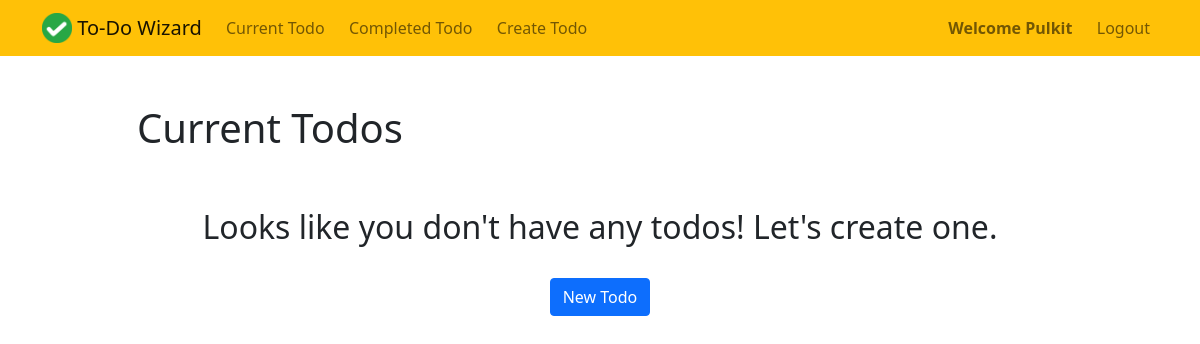
Before: /todo/current (signed in) with the older database file.
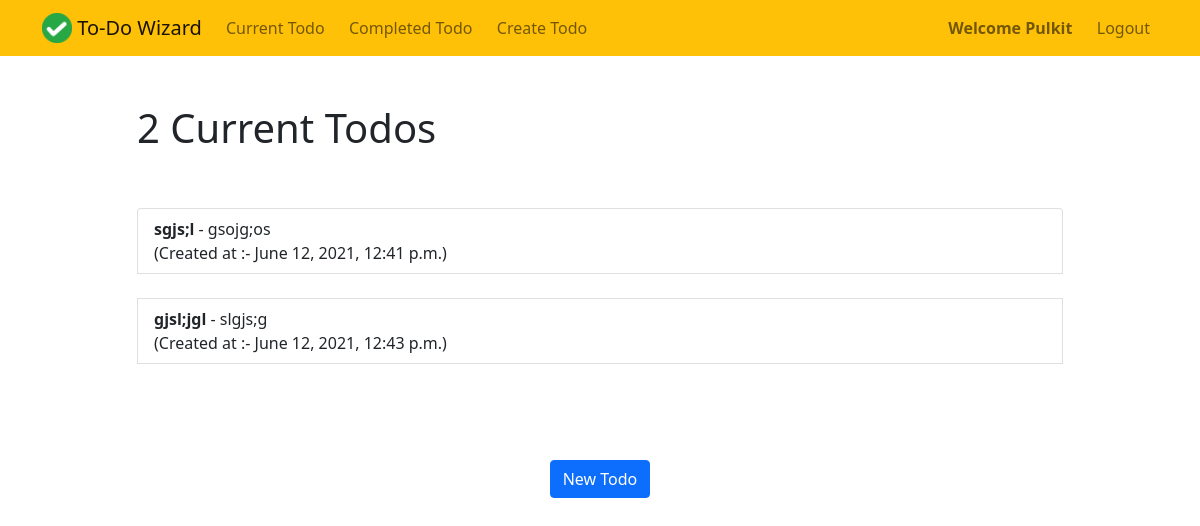
After: the same page with the newer database file.
### todo/models.py (models this page shows, shortened)
class Todo(models.Model):
    title = models.CharField(max_length = 100)
    memo = models.TextField(blank=True)
    created = models.DateTimeField(auto_now_add=True)
    datecompleted = models.DateTimeField(null=True,blank=True)
    important = models.BooleanField(default=False)
    user = models.ForeignKey(User,on_delete = models.CASCADE)

### todo/views.py (the view)
# urls.py: path('current',views.currenttodos,name='currenttodos'),
@login_required
def currenttodos(request):
    todos = Todo.objects.filter(user = request.user , datecompleted__isnull = True)
    return render(request,'todo/currenttodos.html',{'todos':todos})

### todo/templates/todo/currenttodos.html (shortened to what this page needs)
<!DOCTYPE html>
<html lang="en" dir="ltr">
<head>
</head>
<body>
  {% extends 'base.html' %}
  {% block content %}
  <div class="row justify-content-center mt-5">
    <div class="col-md-10">
      {% if todos %}
      <h1>{{ todos.count }} Current Todo{{ todos.count|pluralize }}</h1>
      {% else %}
      <h1>Current Todos</h1>
      {% endif %}
    </div>
  </div>
  <div class="row justify-content-center mt-5">
    <div class="col-md-10">
      {% if todos %}
      <div class="list-group">
        {% for todo in todos %}
        <a href="{% url 'viewtodo' todo.id %}" class="list-group-item list-group-item-action{% if todo.important %} list-group-item-danger{% endif %}">
          <b>{{ todo.title }}</b>
          {% if todo.memo %} - {{ todo.memo|truncatechars:30 }}{% endif %}<br>
        (Created at :- {{ todo.created }})</a><br>
        {% endfor %}
        <br><br><br>
        <div class="text-center">
        <a role="button" class="btn btn-primary" href="{% url 'createtodo' %}">New Todo</a>
      </div>
      </div>
      {% else %}
      <div class="text-center">
        <h2>Looks like you don't have any todos! Let's create one.</h2>
        <br>
        <a role="button" class="btn btn-primary" href="{% url 'createtodo' %}">New Todo</a>
      </div>
      {% endif %}
    </div>
  </div>
  {% endblock %}

Changed rows visible on the page:
added Todo: title "sgjs;l", memo "gsojg;os", created "June 12, 2021, 12:41 p.m."
added Todo: title "gjsl;jgl", memo "slgjs;g", created "June 12, 2021, 12:43 p.m."
Other visible differences:
{{ todos.count }}: (not shown) → "2"
text no longer shown: "Current Todos Looks like you don't have any todos! Let's create one."
text now shown: "Current Todo"
